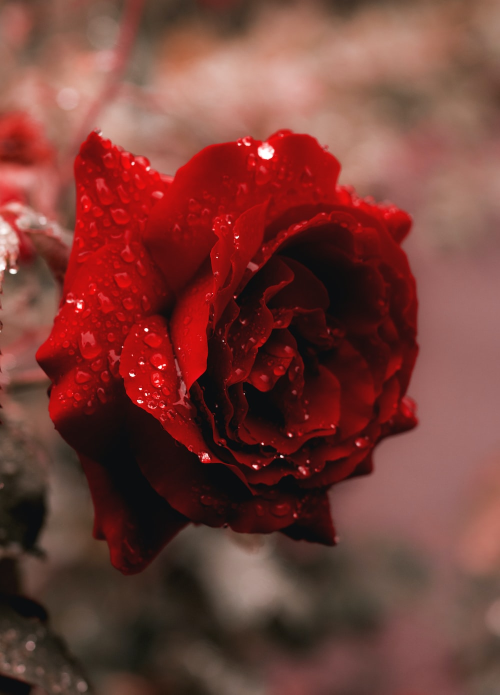
#> input picture photos/flower.jpg, 1000 x 1389 px (shown at 1/2 size)
$ python functions.py
#> lines starting #> are read from the running program, lines starting #| are printed output that depends on the picture; after the words box and inside, x2 and y2 are one past the last pixel; in counts of white or black regions, pixels touching at a corner belong together

import cv2 as cv

img = cv.imread('photos/flower.jpg')
#> img is the input picture: shape (1389, 1000, 3); mean B, G, R 56, 62.9, 117.9
# cv.imshow('flower', img)

def rescaleFrame(img, scale=0.25):
#> called with scale = 0.25
    width = int(img.shape[1]*scale)
#> width = 250
    height = int(img.shape[0]*scale)
#> height = 347

    dimensions = (width,height)
#> dimensions = (250, 347)
    return cv.resize(img,dimensions,interpolation=cv.INTER_AREA)

img = rescaleFrame(img,0.25)
cv.imshow('small img',img)


gray = cv.cvtColor(img,cv.COLOR_BGR2GRAY)
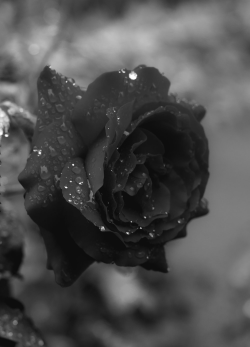
#> gray: shape (347, 250); min 12, max 254, mean 78.5
cv.imshow('gray', gray)

blur = cv.GaussianBlur(img, (7,7), cv.BORDER_DEFAULT)
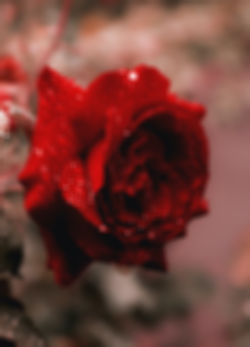
#> blur: shape (347, 250, 3); mean B, G, R 56, 62.9, 117.9
cv.imshow('blur', blur)
# to increas ethe blur increase the kernal size

canny = cv.Canny(img,125,175)
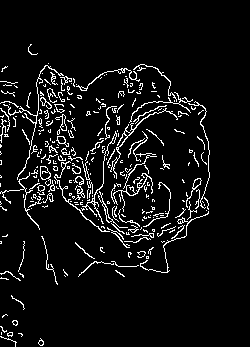
#> canny: shape (347, 250); 6.6% white in thin lines or dots, all inside (x1, y1, x2, y2) = (0, 44, 210, 347)
cv.imshow('canny',canny)

dilated = cv.dilate(canny, (7,7), iterations=1)
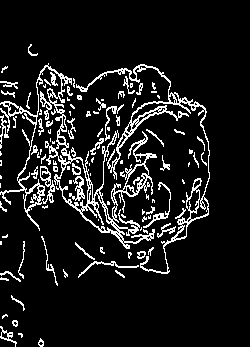
#> dilated: shape (347, 250); 10.3% white in thin lines or dots, all inside (x1, y1, x2, y2) = (0, 44, 210, 347)
cv.imshow('dilate',dilated)

eroded = cv.erode(dilated,(7,7), iterations=1)
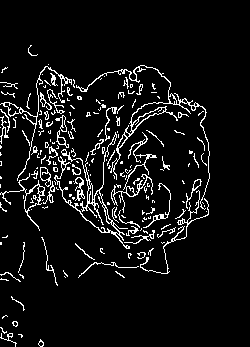
#> eroded: shape (347, 250); 7.1% white in thin lines or dots, all inside (x1, y1, x2, y2) = (0, 45, 210, 347)
cv.imshow('erode',eroded)


resized = cv.resize(img,(500,500),interpolation=cv.INTER_CUBIC)
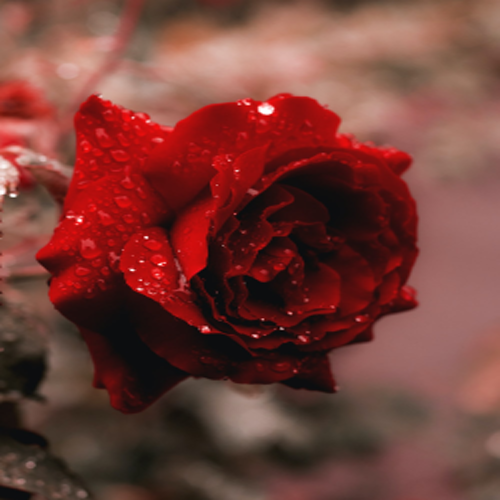
#> resized: shape (500, 500, 3); mean B, G, R 56, 62.9, 117.9
cv.imshow('resized',resized)

cropped = img[50:200, 200:400]
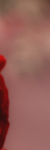
#> cropped: shape (150, 50, 3); mean B, G, R 89.7, 96.9, 148.8
cv.imshow('crop',cropped)


cv.waitKey(0)
